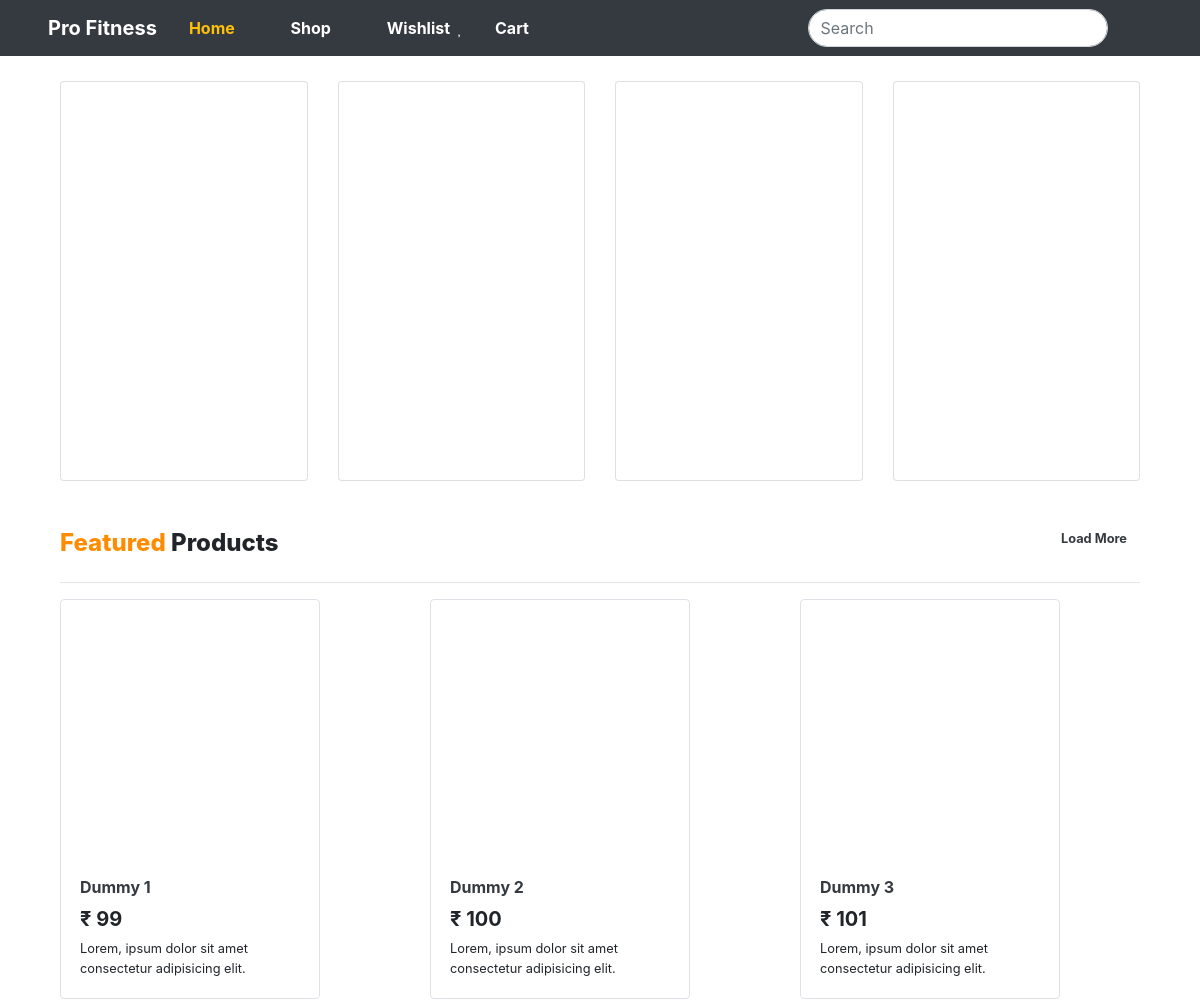
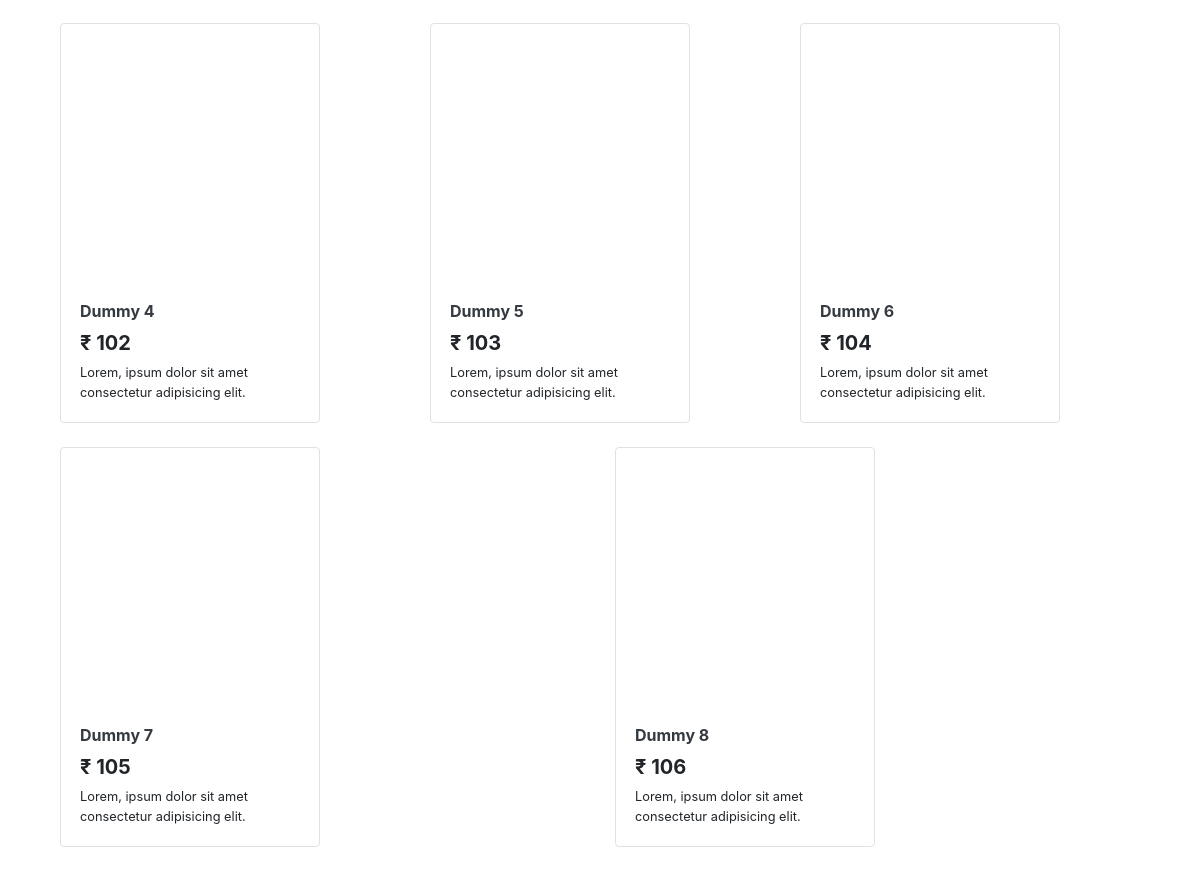
The page /home on the database its author committed (2 pictures, top to bottom).
### fitness/models.py (models this page shows, shortened)
class Product(models.Model):
    id = models.IntegerField(primary_key=True)
    title = models.CharField(max_length=250)
    desc = models.TextField()
    usage = models.TextField()
    price = models.IntegerField()
    categories = models.TextField()
    rating = models.IntegerField()
    images1 = models.ImageField(upload_to='')

### fitness/views.py (the view)
# urls.py: path('home', views.index, name="Main Page"),
def index(request):
    prod = Product.objects.all()[:8]
    return render(request, 'index.html', context={'prod': prod})

### templates/index.html (shortened to what this page needs)
{% extends 'incFiles/basic.html' %} {% load static %}
 {% block title %}Home {% endblock title %} {% block body %}
<div class="container-fluid main-padding banner-product">
  <div class="row">
    <div class="col-sm-3 d-flex justify-content-center align-items-center">
      <div class="card prod1" style="width: 18rem">
        <h5 class="card-title font-weight-bold text-white text-uppercase">
        </h5>
      </div>
    </div>
    <div class="col-sm-3 d-flex justify-content-center align-items-center">
      <div class="card prod2" style="width: 18rem">
        <h5 class="card-title font-weight-bold text-white text-uppercase">
        </h5>
      </div>
    </div>
    <div class="col-sm-3 d-flex justify-content-center align-items-center">
      <div class="card prod3" style="width: 18rem">
        <h5 class="card-title font-weight-bold text-white text-uppercase">
        </h5>
      </div>
    </div>
    <div class="col-sm-3 d-flex justify-content-center align-items-center">
      <div class="card prod4" style="width: 18rem">
        <h5 class="card-title font-weight-bold text-white text-uppercase">
        </h5>
      </div>
    </div>
  </div>
</div>
<div class="container-fluid main-padding featured-product my-5">
  <div class="d-flex justify-content-between">
    <p class="heading h4 font-weight-bold">
      <span class="">Featured</span> Products
    </p>
    <a href="/shop" class="text-dark text-decoration-none">
      <p class="font-weight-bold" style="font-size: 0.8rem">
        Load More <i class="fas fa-arrow-right"></i>
      </p>
    </a>
  </div>
  <hr />
  <div class="row">
    {% for i in prod %}
    <div class="col mb-4">
      <div class="border rounded product p-1">
        <div class="img">
        </div>
        <div class="container">
          <a
            href="/single_product/{{i.id}}"
            class="text-dark text-decoration-none"
            ><p class="font-weight-bold m-0 mb-2">{{i.title}}</p>
          </a>
          <div
            class="container d-flex justify-content-between p-0 align-items-center"
          >
            <p class="h5 font-weight-bold">₹ {{i.price}}</p>
          </div>
          <p style="font-size: .8rem;">{{i.desc}}</p>
        </div>
      </div>
    </div>
    {% endfor %}
  </div>
</div>
{% endblock body %}

### static/css/style.css (style rules this page uses)
* { margin: 0; padding: 0; box-sizing: border-box; }
.main-padding { padding-left: 60px !important; padding-right: 60px !important; }
.banner-product .row { display: flex; justify-content: space-between; }
.banner-product .card { margin-top: 25px; overflow: hidden !important; }
.banner-product h5 { z-index: 2; color: white; text-align: center; top: 20px; left: 0;right: 0; position: absolute; }
.banner-product .prod1 { background-image: url(../img/home-programs-img1.webp); }
.banner-product .prod2 { background-image: url(../img/home-programs-img2.webp); }
.banner-product .prod3 { background-image: url(../img/home-programs-img3.webp); }
.banner-product .prod4 { background-image: url(../img/home-programs-img4.webp); }
.banner-product .prod1, .banner-product .prod2, .banner-product .prod3, .banner-product .prod4 { height: 400px; background-position: bottom; background-repeat: no-repeat; background-size: cover; }
.featured-product .heading span { color: darkorange; }
.featured-product .product { width: 260px; height: 400px; display: flex; justify-content: center; flex-direction: column; }
.featured-product .product .img { display: flex; justify-content: center; align-items: center; padding: 50px; }
.featured-product .img { overflow: hidden; }
.featured-product .heading { font-weight: 800 !important; }

### rows shown on the page
Product: title "Dummy 1", price "99", desc "Lorem, ipsum dolor sit amet consectetur adipisicing elit."
Product: title "Dummy 2", price "100", desc "Lorem, ipsum dolor sit amet consectetur adipisicing elit."
Product: title "Dummy 3", price "101", desc "Lorem, ipsum dolor sit amet consectetur adipisicing elit."
Product: title "Dummy 4", price "102", desc "Lorem, ipsum dolor sit amet consectetur adipisicing elit."
Product: title "Dummy 5", price "103", desc "Lorem, ipsum dolor sit amet consectetur adipisicing elit."
Product: title "Dummy 6", price "104", desc "Lorem, ipsum dolor sit amet consectetur adipisicing elit."
Product: title "Dummy 7", price "105", desc "Lorem, ipsum dolor sit amet consectetur adipisicing elit."
Product: title "Dummy 8", price "106", desc "Lorem, ipsum dolor sit amet consectetur adipisicing elit."
